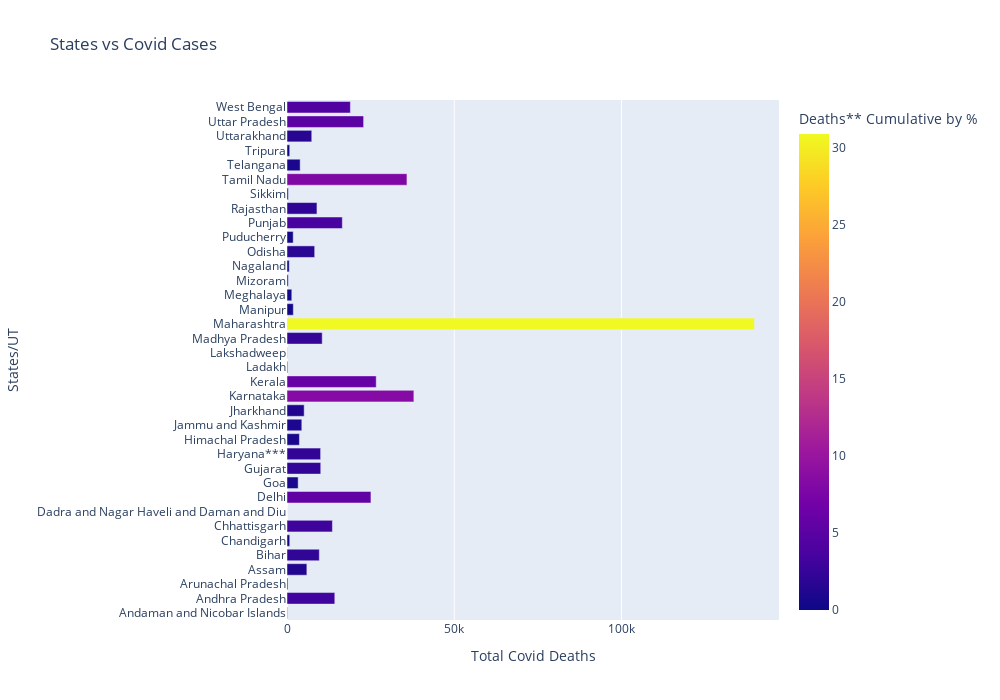

Here is the notebook cell this chart was saved with:
### Markdown cell above
{% include figure4.html %}

### Code cell
fig5 = px.bar(states_covid_data,title='States vs Covid Cases', x='Deaths** Cumulative', y='Name of State / UT', orientation='h',color='Deaths** Cumulative by %')
fig5.update_layout(xaxis_title="Total Covid Deaths",yaxis_title="States/UT",autosize=False,
    width=1000,
    height=700)
fig5.show()

### Figure 1 — Plotly figure (JSON) as saved in the notebook; plotly's stock layout.template omitted (floating-point values rounded to 4 significant figures)
{"data": [{"alignmentgroup": "True", "hovertemplate": "Deaths** Cumulative=%{x}<br>Name of State / UT=%{y}<br>Deaths** Cumulative by %=%{marker.color}<extra></extra>", "legendgroup": "", "marker": {"color": [0.03, 3.16, 0.06, 1.31, 2.14, 0.18, 3, 0, 5.55, 0.74, 2.23, 2.22, 0.82, 0.98, 1.14, 8.39, 5.9, 0.05, 0.01, 2.33, 30.92, 0.42, 0.32, 0.08, 0.15, 1.83, 0.41, 3.66, 1.98, 0.09, 7.94, 0.87, 0.18, 1.64, 5.07, 4.19], "coloraxis": "coloraxis", "pattern": {"shape": ""}}, "name": "", "offsetgroup": "", "orientation": "h", "showlegend": false, "textposition": "auto", "type": "bar", "x": [129, 14286, 280, 5938, 9661, 820, 13570, 4, 25089, 3335, 10086, 10049, 3715, 4426, 5135, 37922, 26667, 208, 51, 10523, 139705, 1889, 1431, 374, 673, 8274, 1849, 16538, 8954, 390, 35853, 3935, 816, 7397, 22897, 18945], "xaxis": "x", "y": ["Andaman and Nicobar Islands", "Andhra Pradesh", "Arunachal Pradesh", "Assam", "Bihar", "Chandigarh", "Chhattisgarh", "Dadra and Nagar Haveli and Daman and Diu", "Delhi", "Goa", "Gujarat", "Haryana***", "Himachal Pradesh", "Jammu and Kashmir", "Jharkhand", "Karnataka", "Kerala", "Ladakh", "Lakshadweep", "Madhya Pradesh", "Maharashtra", "Manipur", "Meghalaya", "Mizoram", "Nagaland", "Odisha", "Puducherry", "Punjab", "Rajasthan", "Sikkim", "Tamil Nadu", "Telangana", "Tripura", "Uttarakhand", "Uttar Pradesh", "West Bengal"], "yaxis": "y"}], "layout": {"autosize": false, "barmode": "relative", "coloraxis": {"colorbar": {"title": {"text": "Deaths** Cumulative by %"}}, "colorscale": [[0, "#0d0887"], [0.1111, "#46039f"], [0.2222, "#7201a8"], [0.3333, "#9c179e"], [0.4444, "#bd3786"], [0.5556, "#d8576b"], [0.6667, "#ed7953"], [0.7778, "#fb9f3a"], [0.8889, "#fdca26"], [1, "#f0f921"]]}, "height": 700, "legend": {"tracegroupgap": 0}, "title": {"text": "States vs Covid Cases"}, "width": 1000, "xaxis": {"anchor": "y", "domain": [0, 1], "title": {"text": "Total Covid Deaths"}}, "yaxis": {"anchor": "x", "domain": [0, 1], "title": {"text": "States/UT"}}}}
